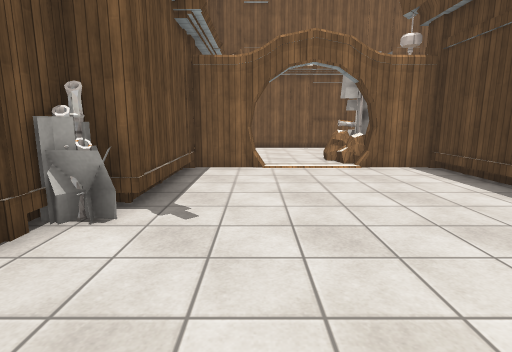
[1] (above)

21 first-person views from a walk through a 3-D level made in the Unity game engine. The camera is 1.4 m above the floor, tilts 10° down and sees 80° across. The floor is counted in squares, 1 m on a side. Each view is taken from the middle of a square. On the plan, view 1 faces up. The plan holds only what a view shows up to about 14 squares ahead; the rest is blank. The place goes on beyond the plan. The player character is not drawn. Surface patterns are stand-ins for the level's own textures.

[2]
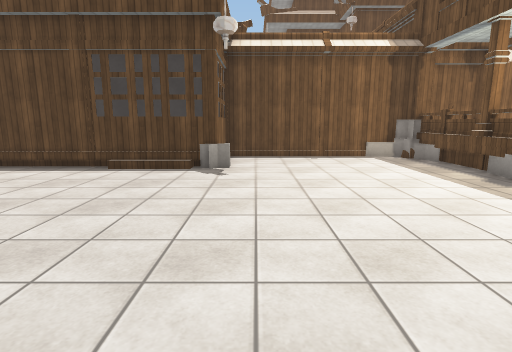

[3]
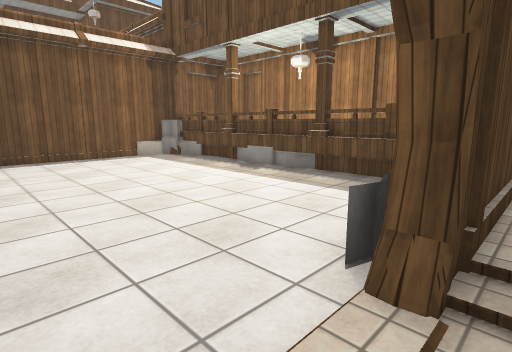

[4]
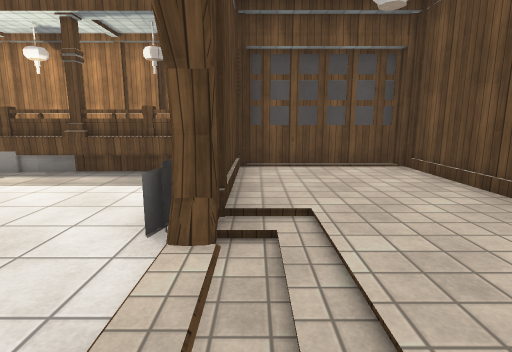

[5]
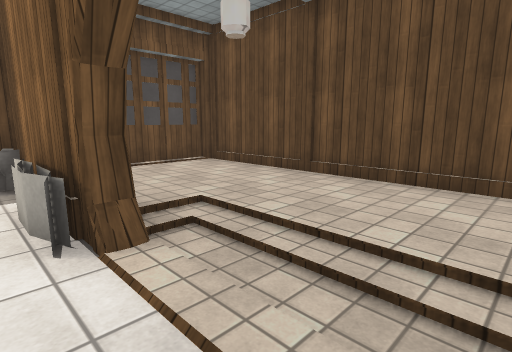

[6]
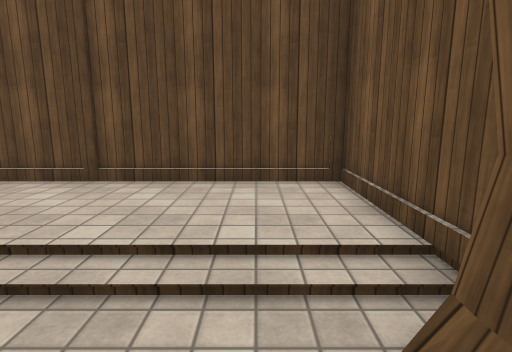

[7]
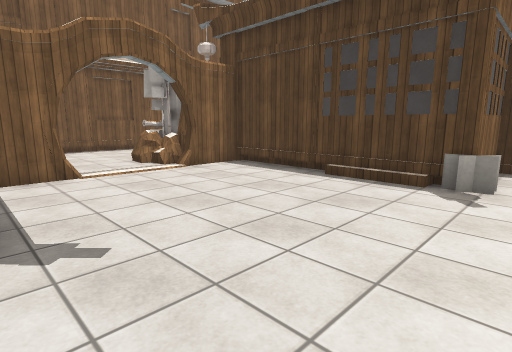

[8]
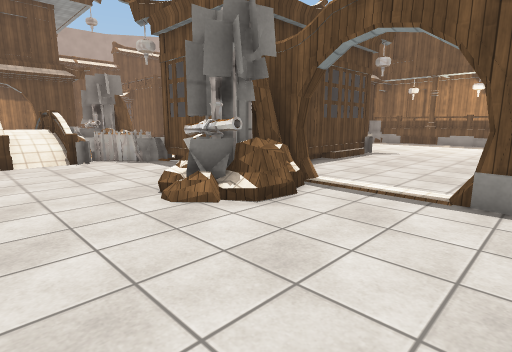

[9]
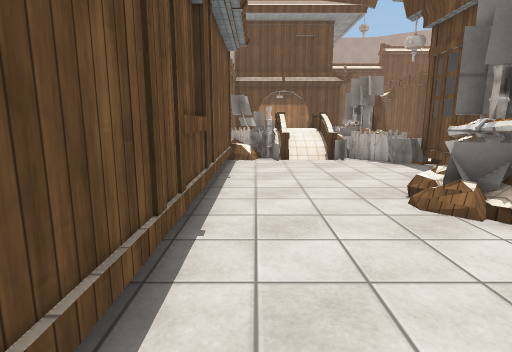

[10]
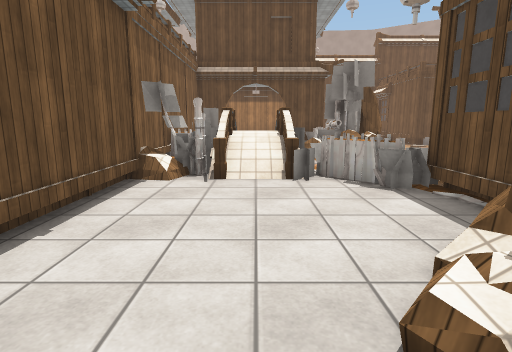

[11]
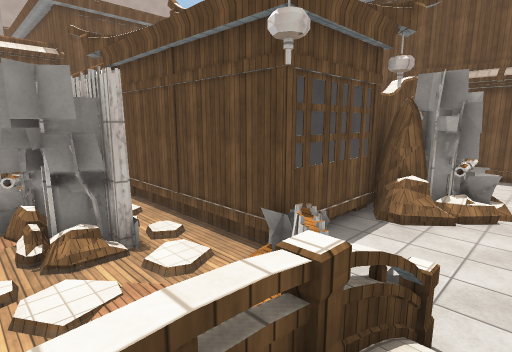

[12]
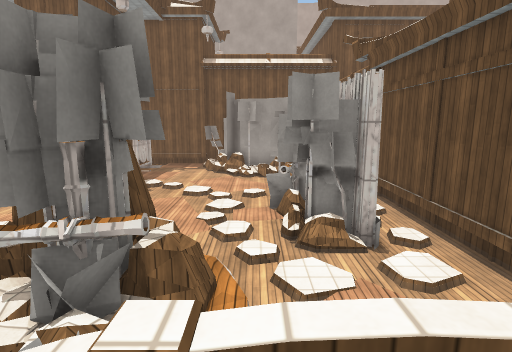

[13]
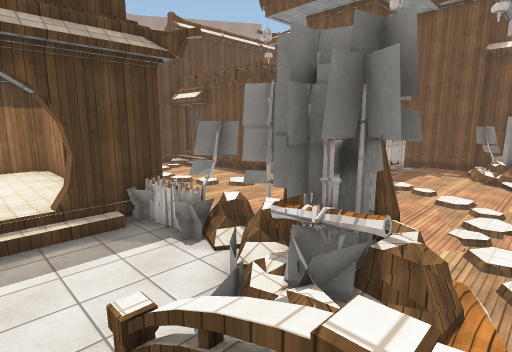

[14]
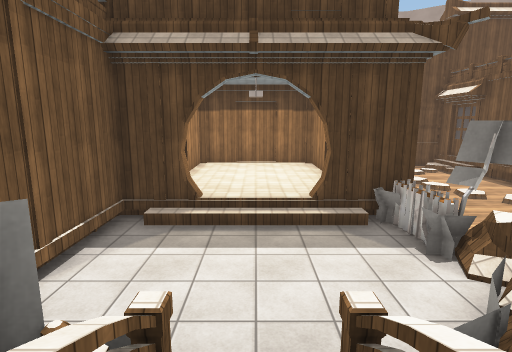

[15]
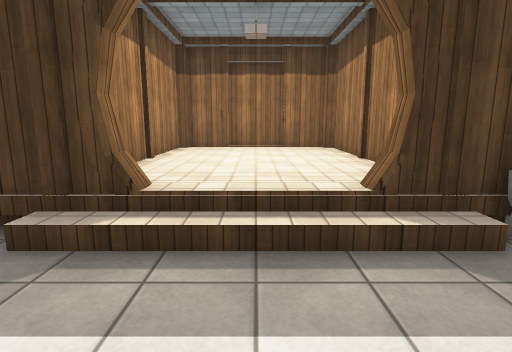

[16]
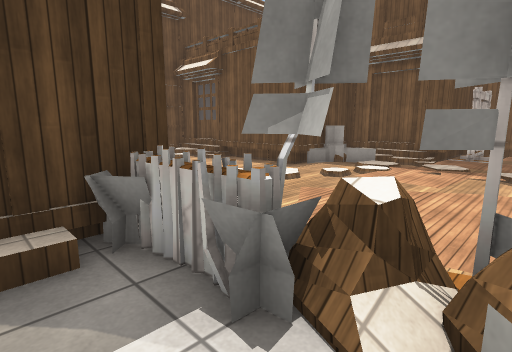

[17]
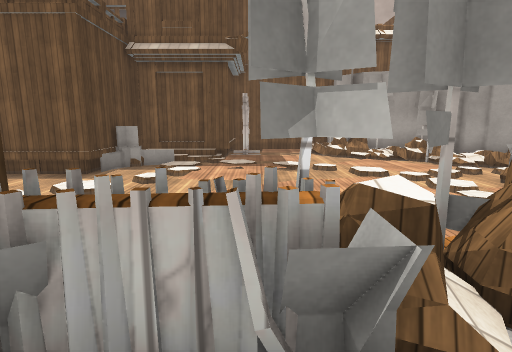

[18]
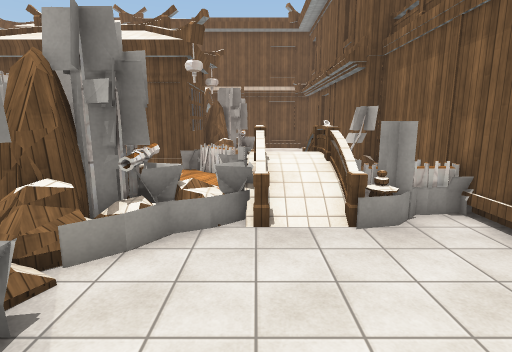

[19]
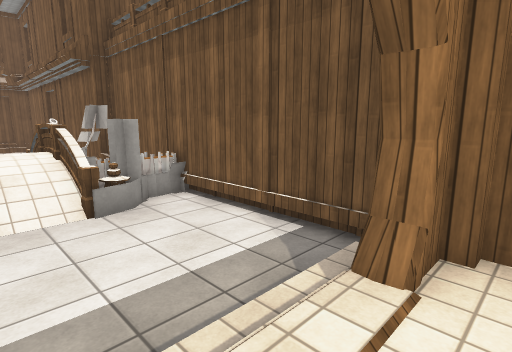

[20]
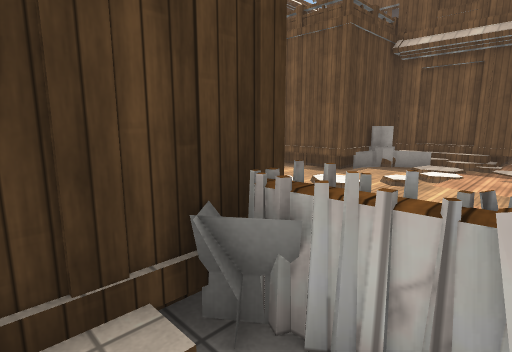

[21]
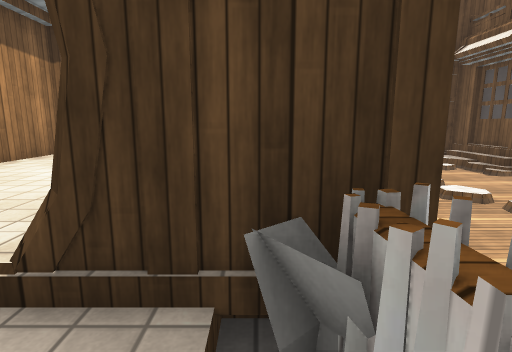

### Floor plan
Key: @ floor where view 1 was taken; # wall or solid block; x gap in a wall; . main floor; : floor 0.25 m higher than the main floor; - floor 0.25 m lower than the main floor; + floor 0.5 m higher than the main floor; * floor 1 m higher than the main floor; / step, stairs or slope; = window, fence, low wall or low ledge; ≈ water the walk keeps out of.
Columns run from 8 left of view 1 to 32 right of it. Each row starts with its distance up from view 1.
 18                    ############
 17         #############≈≈#=.....########
 16        . ..........=#  ##..../#++++++#
 15         ..........=#=xx==..../+++++++##
 14        ............//**//..../++++++++#
 13       #.....##....===xx==..../+++++++##
 12       #....###=....==  ===.../#++++++#
 11       #....=###..==..  ###==.=########
 10       ###..=#######≈.≈≈########
  9       #.......#  #≈.≈.≈=####≈
  8       #.......#  #≈≈≈≈≈≈ ....≈≈≈≈≈
  7       #.......#  #≈###≈≈.  ...≈≈≈≈≈≈
  6       #.......#  #≈ ##≈≈......≈≈≈≈≈≈≈≈
  5      ##.......#  #≈ ##≈≈≈....≈≈≈≈≈≈≈≈≈≈
  4 ######=.......#  #≈  #≈≈≈.≈≈≈≈≈≈≈≈≈≈≈≈≈≈≈
  3 #:::.#........#  #≈  ≈≈≈≈≈≈≈≈.≈≈≈≈≈≈≈≈::
  2 #:::..........####  ≈≈...≈≈≈...≈≈≈#######
  1 #:::.............# ≈≈≈...≈≈...≈≈≈≈
  0 #:::....@........###.≈≈.≈≈≈≈≈.≈≈≈#
 -1 #:::/#...........# ###≈≈≈≈≈...:::#
 -2 #::::#...........#  ### ≈≈ ≈.#####
 -3 #::::#...........#     ##  ≈≈
 -4 #::::# ..........#         .-
 -5 ###### .........##          ≈
 -6      #############          #

Where each view was taken, in squares from view 1:
view 1: 0 up, 0 right, facing up
view 2: 1 up, 4 left, facing right
view 3: 2 up, 4 left, facing down-right
view 4: 3 up, 4 left, facing down
view 5: 3 up, 2 left, facing down-left
view 6: 2 up, 2 left, facing left
view 7: 1 up, 2 left, facing up-right
view 8: 16 up, 1 left, facing down-right
view 9: 16 up, 1 left, facing right
view 10: 14 up, 3 right, facing right
view 11: 14 up, 14 right, facing down-left
view 12: 14 up, 14 right, facing down
view 13: 14 up, 14 right, facing down-right
view 14: 14 up, 14 right, facing right
view 15: 14 up, 18 right, facing right
view 16: 12 up, 18 right, facing down-right
view 17: 12 up, 20 right, facing down
view 18: 13 up, 22 right, facing left
view 19: 13 up, 23 right, facing up-left
view 20: 12 up, 20 right, facing down-right
view 21: 11 up, 20 right, facing right
